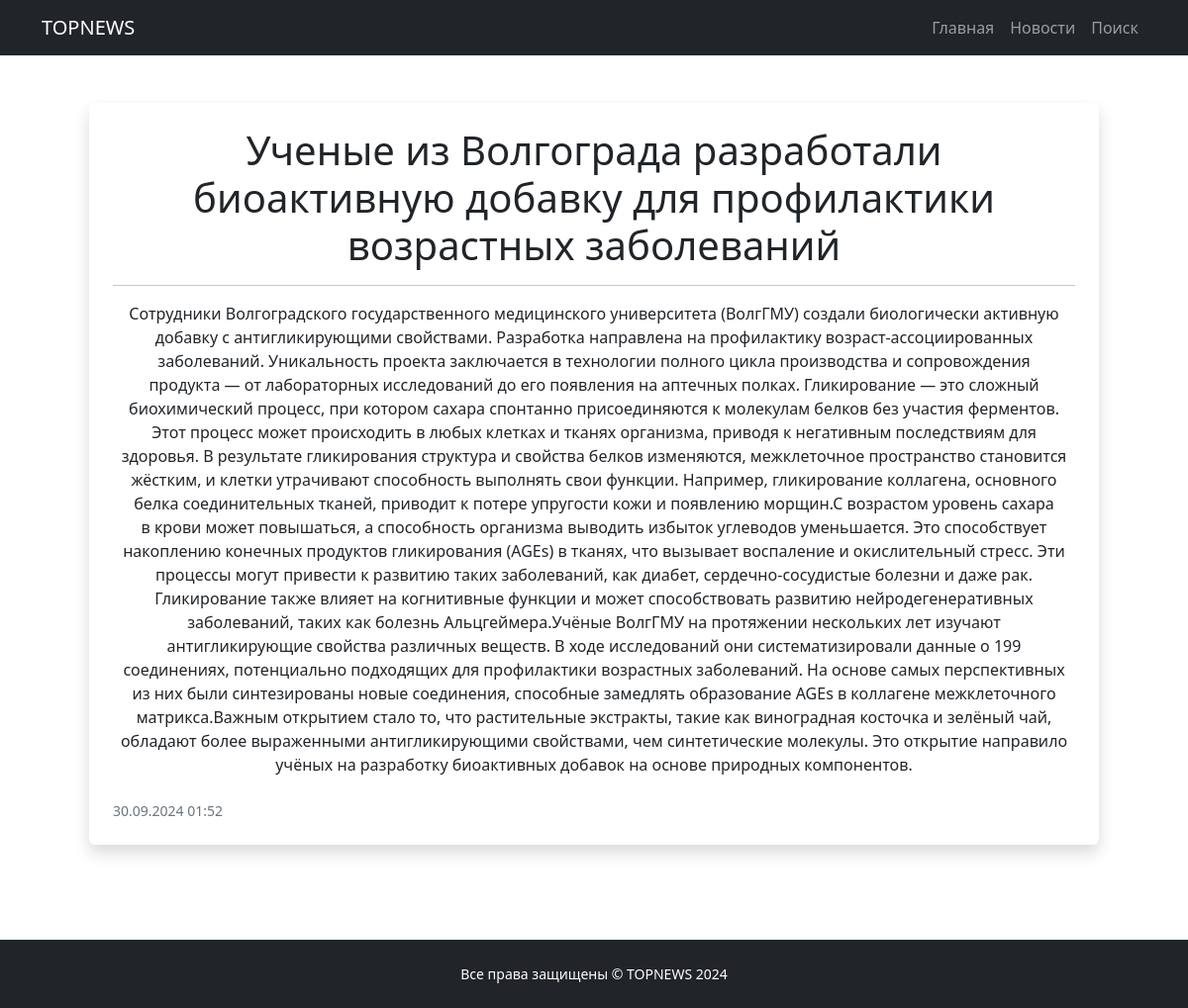
The page /news/2 on the database its author committed.
### news_portal/models.py (models this page shows, shortened)
class Post(models.Model):
    author = models.ForeignKey(Author, on_delete = models.CASCADE)
    content_type = models.CharField(max_length = 1, choices = CONTENT_TYPES, default = article)
    creation_date = models.DateTimeField(auto_now_add = True)
    category = models.ManyToManyField(Category, through = 'PostCategory')
    title = models.CharField(max_length = 255)
    text = models.TextField()
    rating = models.FloatField(default = 0)

### news_portal/views.py (the view)
# urls.py: path('<int:pk>', PostDetail.as_view(), name='post_detail'),
class PostDetail(DetailView):
    model = Post
    template_name = 'post.html'
    context_object_name = 'post'

### news_portal/templatetags/custom_filters.py (called while the page is built)
@register.filter()
def censor(text):
    if isinstance(text, str):
        for word in bad_words:
            text = text.replace(word, word[0] + '*' * (len(word) - 1))
        return text
    else:
        raise TypeError("Фильтр censor() должен получить строку.")

### templates/post.html (shortened to what this page needs)
{% extends 'flatpages/default.html' %}
{% load custom_filters %}
{% block content %}
    <div class="container px-5 my-5">
        <div class="row gx-5">
            <div class="col-12 mb-5">
                <div class="card h-100 shadow border-0">
                    <div class="card-body p-4">
                        <a class="text-decoration-none link-dark stretched-link" href="/news/{{ post.id }}">
                            <h1 class="card-title mb-3">{{ post.title|censor }}</h1>
                            <hr>
                        </a>
                        <p class="card-text mb-0">{{ post.text|censor }}</p>
                    </div>
                    <div class="card-footer p-4 pt-0 bg-transparent border-top-0">
                        <div class="d-flex align-items-end justify-content-between">
                            <div class="d-flex align-items-center">
                                <div class="small">
                                    <div class="text-muted">{{ post.creation_date|date:"d.m.Y H:i" }}</div>
                                </div>
                            </div>
                        </div>
                    </div>
                </div>
            </div>
        </div>
    </div>
{% endblock content %}

### rows shown on the page
Post: title|censor "Ученые из Волгограда разработали биоактивную добавку для профилактики возрастных заболеваний", text|censor "Сотрудники Волгоградского государственного медицинского университета (ВолгГМУ) создали биологически активную добавку с антигликирующими свойствами. Разработка направлена на профилактику возраст-ассоциированных заболеваний. Уникальность проекта заключается в технологии полного цикла производства и сопровождения продукта — от лабораторных исследований до его появления на аптечных полках. Гликирование — это сложный биохимический процесс, при котором сахара спонтанно присоединяются к молекулам белков без участия ферментов. Этот процесс может происходить в любых клетках и тканях организма, приводя к негативным последствиям для здоровья. В результате гликирования структура и свойства белков…", creation_date "30.09.2024 01:52"
